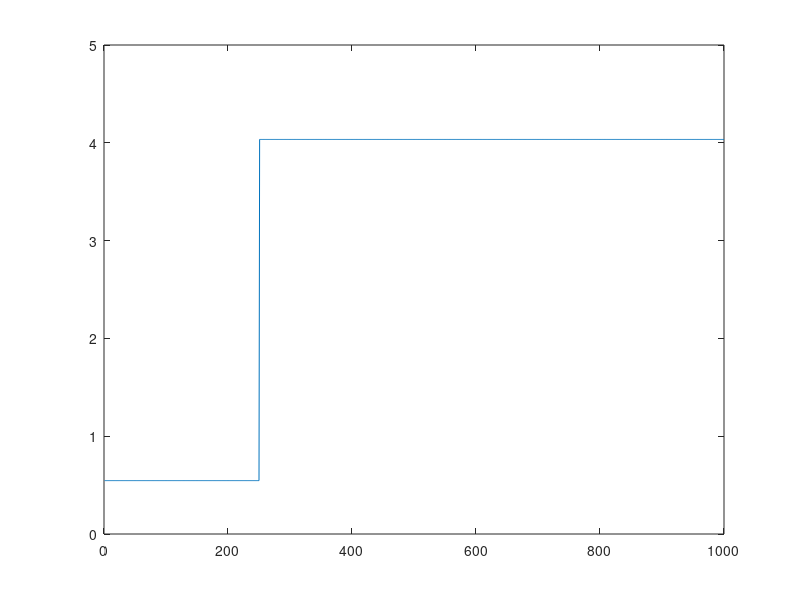

Write MATLAB code to recreate this figure. (Note: this script raises an error after producing the figure.)
rng(123)

%% demo 1: step lambda + step nu
T = 10;
dt = 0.01;
n = 50;

X_lam = ones(T/dt, 1);
G_nu = ones(T/dt, 1);

theta_true = [[repmat(4, 1, round(T/(dt*2)))...
    repmat(5, 1, T/dt - round(T/(dt*2)))]',...
    [repmat(4, 1, round(T/(dt*4)))...
    repmat(6, 1, T/dt - round(T/(dt*4)))]'];

lam_true = exp(X_lam.*theta_true(:, 1));
nu_true = exp(G_nu.*theta_true(:, 2));

figure(999)
plot(nu_true*dt)

spk_vec = zeros(n, T/dt);
theo_mean = zeros(T/dt, 1);
theo_var = zeros(T/dt, 1);
theo_mlogy = zeros(T/dt, 1);

for k = 1:(T/dt)
    spk_vec(:, k) = com_rnd(lam_true(k)*dt, nu_true(k)*dt, n);
    cum_app = sum_calc(lam_true(k)*dt, nu_true(k)*dt, 1000);
    Zk = cum_app(1);
    Ak = cum_app(2);
    Bk = cum_app(3);
    Ck = cum_app(4);
    
    theo_mean(k) = Ak/Zk;
    theo_var(k) = Bk/Zk - theo_mean(k)^2;
    theo_mlogy(k) = Ck/Zk;
end

figure(1)
hold on
plot(mean(spk_vec, 1))
plot(theo_mean)
hold off

figure(2)
hold on
plot(var(spk_vec, 1))
plot(theo_var)
hold off

figure(3)
hold on
plot(mean(gammaln(spk_vec + 1), 1))
plot(theo_mlogy)
hold off

[theta_fit1,W_fit1] =...
    ppafilt_compoisson(spk_vec,X_lam,G_nu,theta_true(1, :)',...
    eye(2),eye(2),dt*eye(2),dt);

[theta_fit2,W_fit2] =...
    ppasmoo_compoisson(spk_vec,X_lam,G_nu,theta_true(1, :)',...
    eye(2),eye(2),dt*eye(2),dt);

lam_fit1 = exp(X_lam.*theta_fit1(1, :)');
lam_fit2 = exp(X_lam.*theta_fit2(1, :)');
nu_fit1 = exp(G_nu.*theta_fit1(2, :)');
nu_fit2 = exp(G_nu.*theta_fit2(2, :)');

lambda = figure;
hold on
plot(lam_true*dt, 'r', 'LineWidth', 2)
plot(lam_fit1*dt, 'b', 'LineWidth', 2)
plot(lam_fit2*dt, 'g', 'LineWidth', 2)
legend('true', 'filtering', 'smoothing', 'Location','northwest')
title('\lambda\Delta t')
xlabel('step')
hold off
saveas(lambda, 'lambda_1.png')

nu = figure;
hold on
plot(nu_true*dt, 'r', 'LineWidth', 2)
plot(nu_fit1*dt, 'b', 'LineWidth', 2)
plot(nu_fit2*dt, 'g', 'LineWidth', 2)
legend('true', 'filtering', 'smoothing', 'Location','northwest')
title('\nu\Delta t')
xlabel('step')
hold off
saveas(nu, 'nu_1.png')

%% demo 2: step lambda + cos nu
clear all; close all; clc;
T = 10;
dt = 0.01;
n = 50;

X_lam = ones(T/dt, 1);
G_nu = ones(T/dt, 1);

period = T/(2*dt);
theta_true = [[repmat(3.5, 1, round(T/(dt*2)))...
    repmat(4.5, 1, T/dt - round(T/(dt*2)))]',...
    3+2*cos((10*pi/period)*(1:T/dt))'];

lam_true = exp(X_lam.*theta_true(:, 1));
nu_true = exp(G_nu.*theta_true(:, 2));

spk_vec = zeros(n, T/dt);

for k = 1:(T/dt)
    spk_vec(:, k) = com_rnd(lam_true(k)*dt, nu_true(k)*dt, n);
end

[theta_fit1,W_fit1] =...
    ppafilt_compoisson(spk_vec,X_lam,G_nu,theta_true(1, :)',...
    eye(2),eye(2),dt*eye(2),dt);

[theta_fit2,W_fit2] =...
    ppasmoo_compoisson(spk_vec,X_lam,G_nu,theta_true(1, :)',...
    eye(2),eye(2),dt*eye(2),dt);

lam_fit1 = exp(X_lam.*theta_fit1(1, :)');
lam_fit2 = exp(X_lam.*theta_fit2(1, :)');
nu_fit1 = exp(G_nu.*theta_fit1(2, :)');
nu_fit2 = exp(G_nu.*theta_fit2(2, :)');

lambda = figure;
hold on
plot(lam_true*dt, 'r', 'LineWidth', 2)
plot(lam_fit1*dt, 'b', 'LineWidth', 2)
plot(lam_fit2*dt, 'g', 'LineWidth', 2)
legend('true', 'filtering', 'smoothing', 'Location','northwest')
title('\lambda\Delta t')
xlabel('step')
hold off
saveas(lambda, 'lambda_2.png')

nu = figure;
hold on
plot(nu_true*dt, 'r', 'LineWidth', 2)
plot(nu_fit1*dt, 'b', 'LineWidth', 2)
plot(nu_fit2*dt, 'g', 'LineWidth', 2)
legend('true', 'filtering', 'smoothing', 'Location','northwest')
title('\nu\Delta t')
xlabel('step')
hold off
saveas(nu, 'nu_2.png')